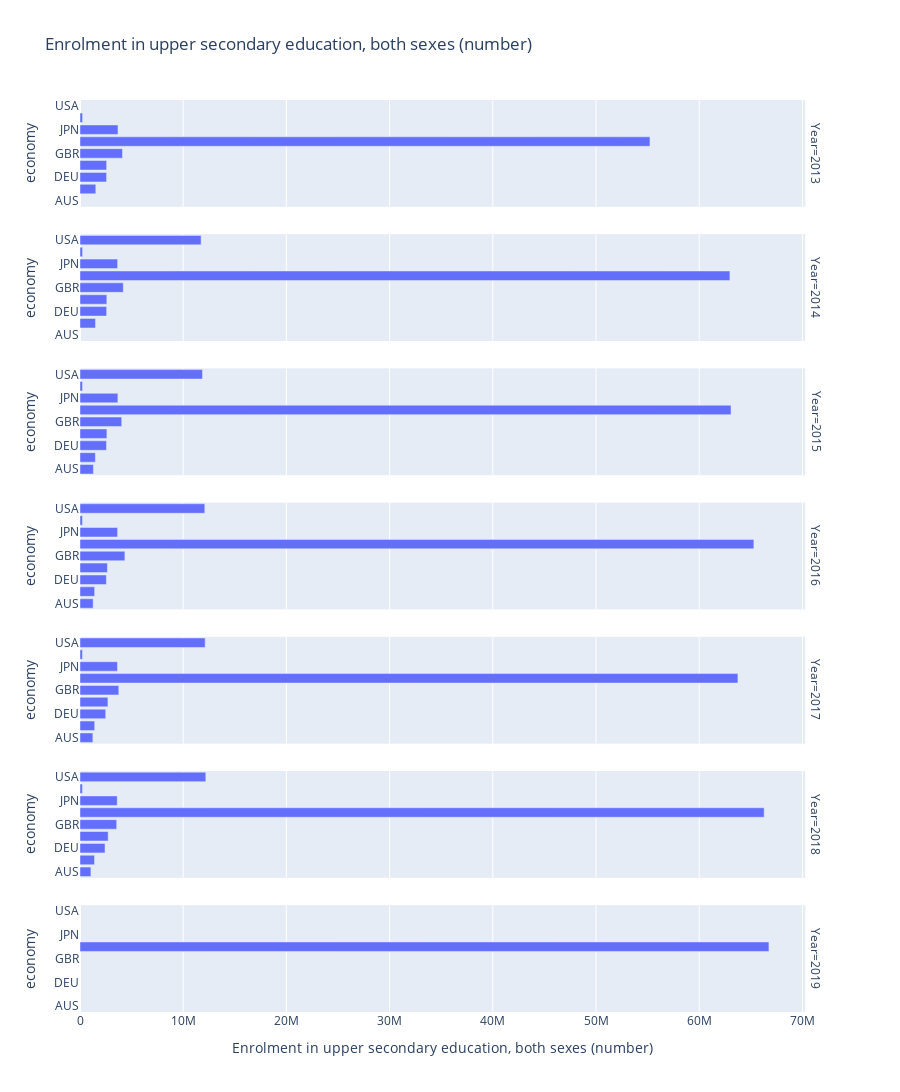

Here is the notebook cell this chart was saved with:
### Markdown cell above
### Visualization of different Indicators

### Code cell
fig = px.bar(data_frame=df1,y = 'economy',x='Enrolment in upper secondary education, both sexes (number)',
             facet_row='Year',
             orientation='h',
             height=40*len(df1),
            title='Enrolment in upper secondary education, both sexes (number)',
            hover_name='economy') 

fig

### Figure 1 — Plotly figure (JSON) as saved in the notebook; plotly's stock layout.template omitted (floating-point values rounded to 4 significant figures)
{"data": [{"alignmentgroup": "True", "hovertemplate": "<b>%{hovertext}</b><br><br>Year=2013<br>Enrolment in upper secondary education, both sexes (number)=%{x}<br>economy=%{y}<extra></extra>", "hovertext": ["AUS", "CAN", "DEU", "FRA", "GBR", "IND", "JPN", "NZL", "USA"], "legendgroup": "", "marker": {"color": "#636efa"}, "name": "", "offsetgroup": "", "orientation": "h", "showlegend": false, "textposition": "auto", "type": "bar", "x": [null, 1531393, 2576000.0, 2581511, 4117193, 55228676, 3682920, 250100.0, null], "xaxis": "x7", "y": ["AUS", "CAN", "DEU", "FRA", "GBR", "IND", "JPN", "NZL", "USA"], "yaxis": "y7"}, {"alignmentgroup": "True", "hovertemplate": "<b>%{hovertext}</b><br><br>Year=2014<br>Enrolment in upper secondary education, both sexes (number)=%{x}<br>economy=%{y}<extra></extra>", "hovertext": ["AUS", "CAN", "DEU", "FRA", "GBR", "IND", "JPN", "NZL", "USA"], "legendgroup": "", "marker": {"color": "#636efa"}, "name": "", "offsetgroup": "", "orientation": "h", "showlegend": false, "textposition": "auto", "type": "bar", "x": [null, 1504189, 2580000.0, 2598357, 4195000.0, 62976837, 3645476, 249300.0, 11736315], "xaxis": "x6", "y": ["AUS", "CAN", "DEU", "FRA", "GBR", "IND", "JPN", "NZL", "USA"], "yaxis": "y6"}, {"alignmentgroup": "True", "hovertemplate": "<b>%{hovertext}</b><br><br>Year=2015<br>Enrolment in upper secondary education, both sexes (number)=%{x}<br>economy=%{y}<extra></extra>", "hovertext": ["AUS", "CAN", "DEU", "FRA", "GBR", "IND", "JPN", "NZL", "USA"], "legendgroup": "", "marker": {"color": "#636efa"}, "name": "", "offsetgroup": "", "orientation": "h", "showlegend": false, "textposition": "auto", "type": "bar", "x": [1300830, 1489997, 2570000.0, 2606528, 4040000.0, 63082513, 3669912, 245300.0, 11870000.0], "xaxis": "x5", "y": ["AUS", "CAN", "DEU", "FRA", "GBR", "IND", "JPN", "NZL", "USA"], "yaxis": "y5"}, {"alignmentgroup": "True", "hovertemplate": "<b>%{hovertext}</b><br><br>Year=2016<br>Enrolment in upper secondary education, both sexes (number)=%{x}<br>economy=%{y}<extra></extra>", "hovertext": ["AUS", "CAN", "DEU", "FRA", "GBR", "IND", "JPN", "NZL", "USA"], "legendgroup": "", "marker": {"color": "#636efa"}, "name": "", "offsetgroup": "", "orientation": "h", "showlegend": false, "textposition": "auto", "type": "bar", "x": [1274134, 1419064, 2557000.0, 2657990, 4352158, 65294563, 3644371, 241300.0, 12090000.0], "xaxis": "x4", "y": ["AUS", "CAN", "DEU", "FRA", "GBR", "IND", "JPN", "NZL", "USA"], "yaxis": "y4"}, {"alignmentgroup": "True", "hovertemplate": "<b>%{hovertext}</b><br><br>Year=2017<br>Enrolment in upper secondary education, both sexes (number)=%{x}<br>economy=%{y}<extra></extra>", "hovertext": ["AUS", "CAN", "DEU", "FRA", "GBR", "IND", "JPN", "NZL", "USA"], "legendgroup": "", "marker": {"color": "#636efa"}, "name": "", "offsetgroup": "", "orientation": "h", "showlegend": false, "textposition": "auto", "type": "bar", "x": [1246502, 1422583, 2491000.0, 2704929, 3759000.0, 63750071, 3635108, 239100.0, 12130000.0], "xaxis": "x3", "y": ["AUS", "CAN", "DEU", "FRA", "GBR", "IND", "JPN", "NZL", "USA"], "yaxis": "y3"}, {"alignmentgroup": "True", "hovertemplate": "<b>%{hovertext}</b><br><br>Year=2018<br>Enrolment in upper secondary education, both sexes (number)=%{x}<br>economy=%{y}<extra></extra>", "hovertext": ["AUS", "CAN", "DEU", "FRA", "GBR", "IND", "JPN", "NZL", "USA"], "legendgroup": "", "marker": {"color": "#636efa"}, "name": "", "offsetgroup": "", "orientation": "h", "showlegend": false, "textposition": "auto", "type": "bar", "x": [1053931, 1408614, 2424000.0, 2730647, 3554000.0, 66295852, 3607467, 236000.0, 12190000.0], "xaxis": "x2", "y": ["AUS", "CAN", "DEU", "FRA", "GBR", "IND", "JPN", "NZL", "USA"], "yaxis": "y2"}, {"alignmentgroup": "True", "hovertemplate": "<b>%{hovertext}</b><br><br>Year=2019<br>Enrolment in upper secondary education, both sexes (number)=%{x}<br>economy=%{y}<extra></extra>", "hovertext": ["AUS", "CAN", "DEU", "FRA", "GBR", "IND", "NZL"], "legendgroup": "", "marker": {"color": "#636efa"}, "name": "", "offsetgroup": "", "orientation": "h", "showlegend": false, "textposition": "auto", "type": "bar", "x": [null, null, null, null, null, 66756920, null], "xaxis": "x", "y": ["AUS", "CAN", "DEU", "FRA", "GBR", "IND", "NZL"], "yaxis": "y"}], "layout": {"annotations": [{"font": {}, "showarrow": false, "text": "Year=2019", "textangle": 90, "x": 0.98, "xanchor": "left", "xref": "paper", "y": 0.05857, "yanchor": "middle", "yref": "paper"}, {"font": {}, "showarrow": false, "text": "Year=2018", "textangle": 90, "x": 0.98, "xanchor": "left", "xref": "paper", "y": 0.2057, "yanchor": "middle", "yref": "paper"}, {"font": {}, "showarrow": false, "text": "Year=2017", "textangle": 90, "x": 0.98, "xanchor": "left", "xref": "paper", "y": 0.3529, "yanchor": "middle", "yref": "paper"}, {"font": {}, "showarrow": false, "text": "Year=2016", "textangle": 90, "x": 0.98, "xanchor": "left", "xref": "paper", "y": 0.5, "yanchor": "middle", "yref": "paper"}, {"font": {}, "showarrow": false, "text": "Year=2015", "textangle": 90, "x": 0.98, "xanchor": "left", "xref": "paper", "y": 0.6471, "yanchor": "middle", "yref": "paper"}, {"font": {}, "showarrow": false, "text": "Year=2014", "textangle": 90, "x": 0.98, "xanchor": "left", "xref": "paper", "y": 0.7943, "yanchor": "middle", "yref": "paper"}, {"font": {}, "showarrow": false, "text": "Year=2013", "textangle": 90, "x": 0.98, "xanchor": "left", "xref": "paper", "y": 0.9414, "yanchor": "middle", "yref": "paper"}], "barmode": "relative", "height": 2440, "legend": {"tracegroupgap": 0}, "title": {"text": "Enrolment in upper secondary education, both sexes (number)"}, "xaxis": {"anchor": "y", "domain": [0, 0.98], "title": {"text": "Enrolment in upper secondary education, both sexes (number)"}}, "xaxis2": {"anchor": "y2", "domain": [0, 0.98], "matches": "x", "showticklabels": false}, "xaxis3": {"anchor": "y3", "domain": [0, 0.98], "matches": "x", "showticklabels": false}, "xaxis4": {"anchor": "y4", "domain": [0, 0.98], "matches": "x", "showticklabels": false}, "xaxis5": {"anchor": "y5", "domain": [0, 0.98], "matches": "x", "showticklabels": false}, "xaxis6": {"anchor": "y6", "domain": [0, 0.98], "matches": "x", "showticklabels": false}, "xaxis7": {"anchor": "y7", "domain": [0, 0.98], "matches": "x", "showticklabels": false}, "yaxis": {"anchor": "x", "domain": [0, 0.1171], "title": {"text": "economy"}}, "yaxis2": {"anchor": "x2", "domain": [0.1471, 0.2643], "matches": "y", "title": {"text": "economy"}}, "yaxis3": {"anchor": "x3", "domain": [0.2943, 0.4114], "matches": "y", "title": {"text": "economy"}}, "yaxis4": {"anchor": "x4", "domain": [0.4414, 0.5586], "matches": "y", "title": {"text": "economy"}}, "yaxis5": {"anchor": "x5", "domain": [0.5886, 0.7057], "matches": "y", "title": {"text": "economy"}}, "yaxis6": {"anchor": "x6", "domain": [0.7357, 0.8529], "matches": "y", "title": {"text": "economy"}}, "yaxis7": {"anchor": "x7", "domain": [0.8829, 1.0], "matches": "y", "title": {"text": "economy"}}}}
